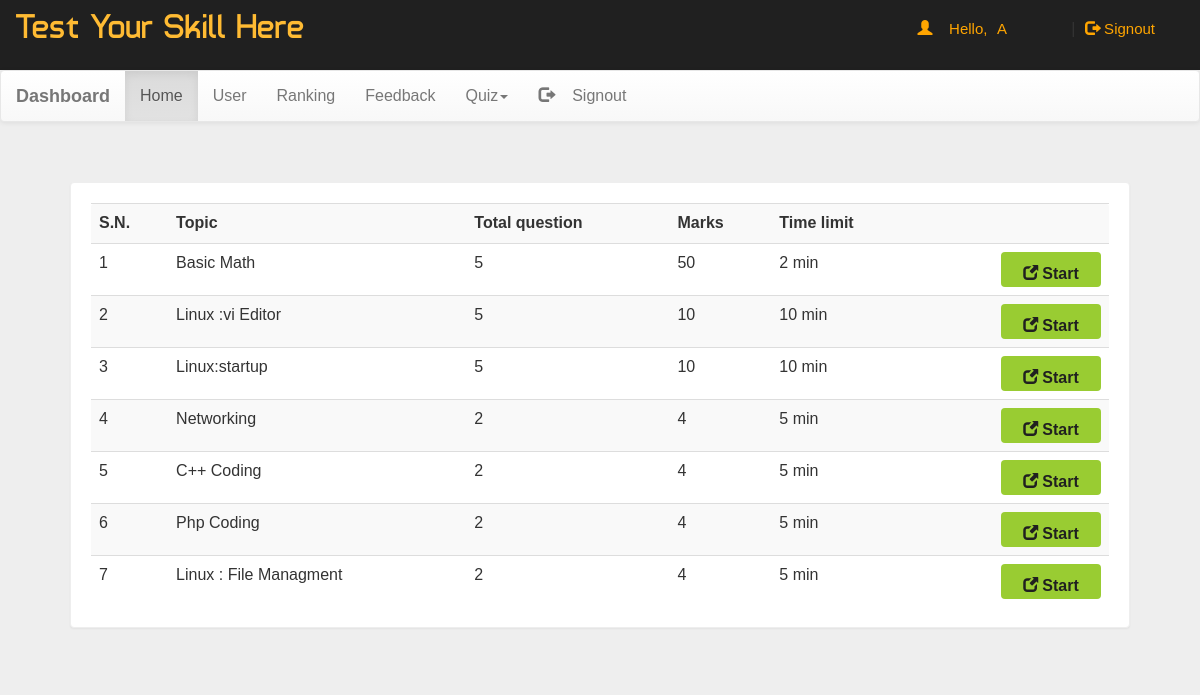
The page /dash.php (signed in) on the database its author committed.
### tables this page shows
CREATE TABLE `quiz` (
  `eid` text NOT NULL,
  `title` varchar(100) NOT NULL,
  `sahi` int(11) NOT NULL,
  `wrong` int(11) NOT NULL,
  `total` int(11) NOT NULL,
  `time` bigint(20) NOT NULL,
  `intro` text NOT NULL,
  `tag` varchar(100) NOT NULL,
  `date` timestamp NOT NULL DEFAULT current_timestamp() ON UPDATE current_timestamp()
);

### dash.php (the view, shortened to what this page needs)
<!DOCTYPE html
    PUBLIC "-//W3C//DTD XHTML 1.0 Transitional//EN" "http://www.w3.org/TR/xhtml1/DTD/xhtml1-transitional.dtd">
<html xmlns="http://www.w3.org/1999/xhtml">
<head>
    <link rel="stylesheet" href="css/bootstrap.min.css" />
    <link rel="stylesheet" href="css/bootstrap-theme.min.css" />
    <link rel="stylesheet" href="css/main.css">
    <link rel="stylesheet" href="css/font.css">
</head>
<body style="background:#eee;">
    <div class="header">
        <div class="row">
            <div class="col-lg-6">
                <span class="logo">Test Your Skill Here </span>
            </div>
            <?php
 include_once 'dbConnection.php';
$email=$_SESSION['email'];
  if(!(isset($_SESSION['email']))){
header("location:index.php");
}
else
{
$name = $_SESSION['name'];;
echo '<span class="pull-right top title1" ><span class="log1"><span class="glyphicon glyphicon-user" aria-hidden="true"></span>&nbsp;&nbsp;&nbsp;&nbsp;Hello,</span> <a href="account.php" class="log log1">'.$name.'</a>&nbsp;|&nbsp;<a href="logout.php?q=account.php" class="log"><span class="glyphicon glyphicon-log-out" aria-hidden="true"></span>&nbsp;Signout</button></a></span>';
}?>
        </div>
    </div>
    <nav class="navbar navbar-default title1">
        <div class="container-fluid">
            <div class="navbar-header">
                <a class="navbar-brand" href="dash.php?q=0"><b>Dashboard</b></a>
            </div>
            <div class="collapse navbar-collapse" id="bs-example-navbar-collapse-1">
                <ul class="nav navbar-nav">
                    <li <?php if(@$_GET['q']==0) echo'class="active"'; ?>><a href="dash.php?q=0">Home</a></li>
                    <li <?php if(@$_GET['q']==1) echo'class="active"'; ?>><a href="dash.php?q=1">User</a></li>
                    <li <?php if(@$_GET['q']==2) echo'class="active"'; ?>><a href="dash.php?q=2">Ranking</a></li>
                    <li <?php if(@$_GET['q']==3) echo'class="active"'; ?>><a href="dash.php?q=3">Feedback</a></li>
                    <li class="dropdown <?php if(@$_GET['q']==4 || @$_GET['q']==5) echo'active"'; ?>">
                        <a href="#" class="dropdown-toggle" data-toggle="dropdown" role="button" aria-haspopup="true"
                            aria-expanded="false">Quiz<span class="caret"></span></a>
                    </li>
                    <li class="pull-right"> <a href="logout.php?q=account.php"><span class="glyphicon glyphicon-log-out"
                                aria-hidden="true"></span>&nbsp;&nbsp;&nbsp;&nbsp;Signout</a></li>
                </ul>
            </div>
        </div>
    </nav>
    <div class="container">
        <div class="row">
            <div class="col-md-12">
                <?php if(@$_GET['q']==0) {
$result = mysqli_query($con,"SELECT * FROM quiz ORDER BY date DESC") or die('Error');
echo  '<div class="panel"><div class="table-responsive"><table class="table table-striped title1">
<tr><td><b>S.N.</b></td><td><b>Topic</b></td><td><b>Total question</b></td><td><b>Marks</b></td><td><b>Time limit</b></td><td></td></tr>';
$c=1;
while($row = mysqli_fetch_array($result)) {
	$title = $row['title'];
	$total = $row['total'];
	$sahi = $row['sahi'];
    $time = $row['time'];
	$eid = $row['eid'];
$q12=mysqli_query($con,"SELECT score FROM history WHERE eid='$eid' AND email='$email'" )or die('Error98');
$rowcount=mysqli_num_rows($q12);
if($rowcount == 0){
	echo '<tr><td>'.$c++.'</td><td>'.$title.'</td><td>'.$total.'</td><td>'.$sahi*$total.'</td><td>'.$time.'&nbsp;min</td>
	<td><b><a href="account.php?q=quiz&step=2&eid='.$eid.'&n=1&t='.$total.'" class="pull-right btn sub1" style="margin:0px;background:#99cc32"><span class="glyphicon glyphicon-new-window" aria-hidden="true"></span>&nbsp;<span class="title1"><b>Start</b></span></a></b></td></tr>';
}
}
echo '</table></div></div>';
}
?>
            </div>
        </div>
    </div>
</body>
</html>

### css/main.css (style rules this page uses)
body { overflow-x: hidden; width: 100%; font: 15px "Century Gothic", "Times Roman", sans-serif; background: #eee; min-height: 550px; background-attachment: fixed; }
.panel { border-color: #eee; margin: 40px; padding: 20px; font: 15px "Century Gothic", "Times Roman", sans-serif; }
.header { background: #202020; height: 70px; }
.logo { font-family: "typo"; font-size: 35px; color: #ffbb33; margin: 15px; }
.title1 { font: 16px "Century Gothic", "Times Roman", sans-serif; }
.sub1 { width: 90px; color: #202020; background: orange; font-size: 15px; height: 35px; margin: 20px; padding: 10px; width: 100px; }
.top { margin-top: 20px; }
.log1 { font: 15px "Ubuntu", sans-serif; color: orange; margin-left: 10px; }
.log { margin: 10px; margin-right: 60px; margin-left: 5px; color: orange; text-decoration: none; font-size: 20px; font-size: 15px; }

### rows shown on the page
quiz: title "Basic Math", total "5", $sahi*$total "50", time "2"
quiz: title "Linux :vi Editor", total "5", $sahi*$total "10", time "10"
quiz: title "Linux:startup", total "5", $sahi*$total "10", time "10"
quiz: title "Networking", total "2", $sahi*$total "4", time "5"
quiz: title "C++ Coding", total "2", $sahi*$total "4", time "5"
quiz: title "Php Coding", total "2", $sahi*$total "4", time "5"
quiz: title "Linux : File Managment", total "2", $sahi*$total "4", time "5"

### other values the page prints
$name "A"
